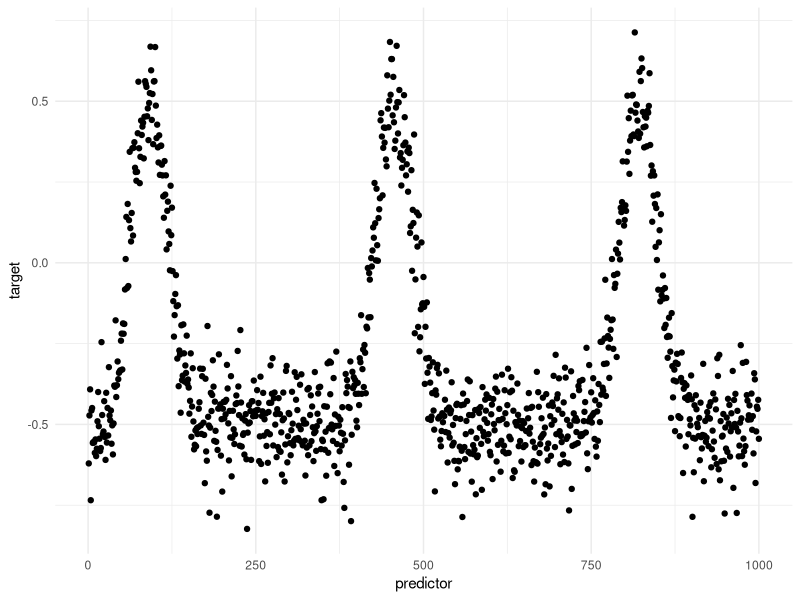
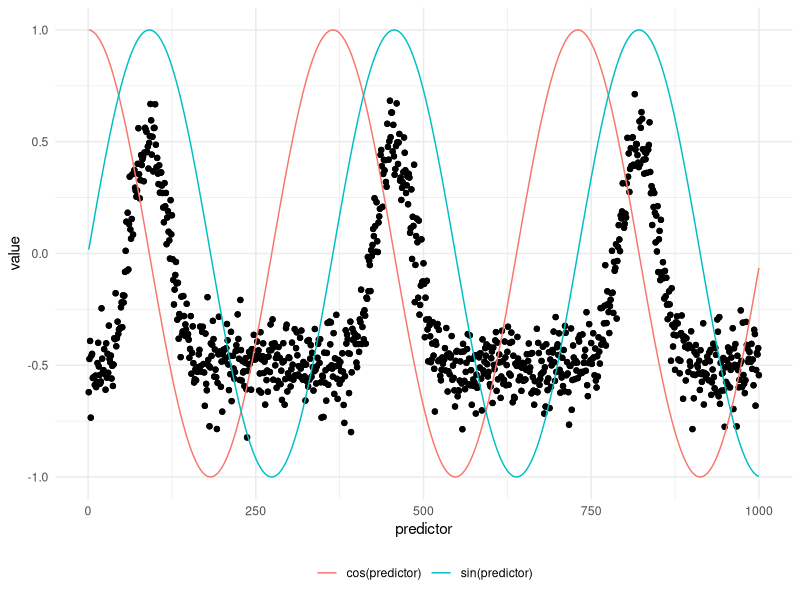
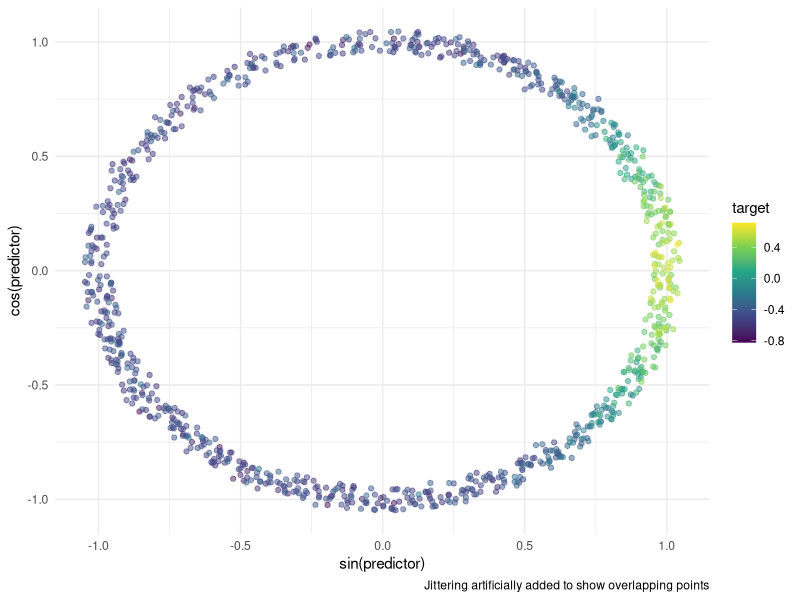
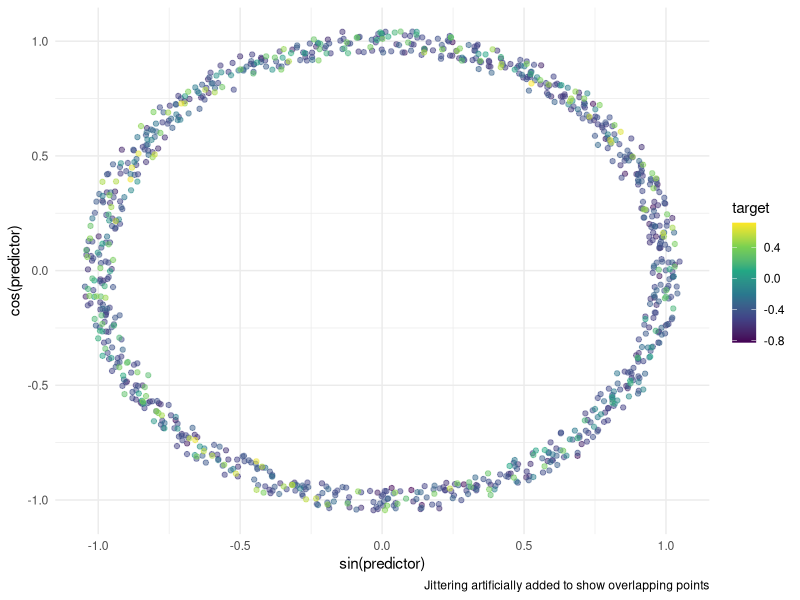
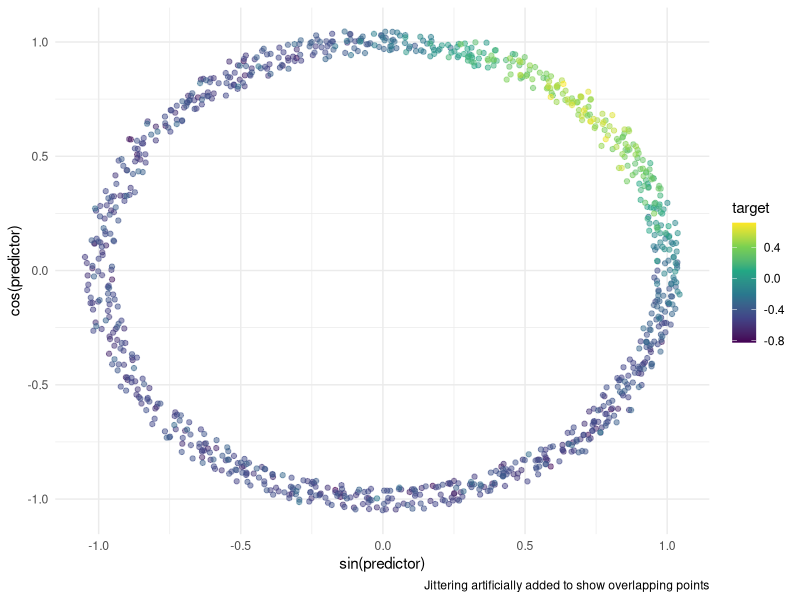
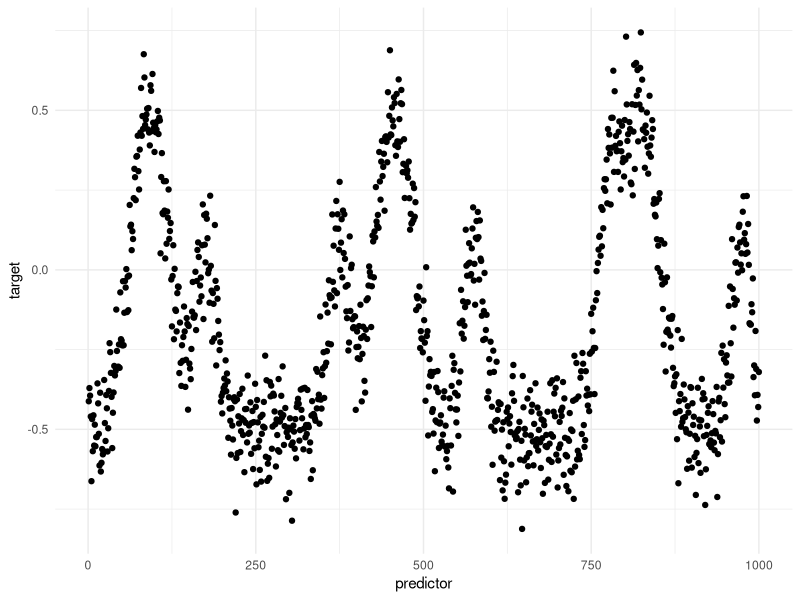
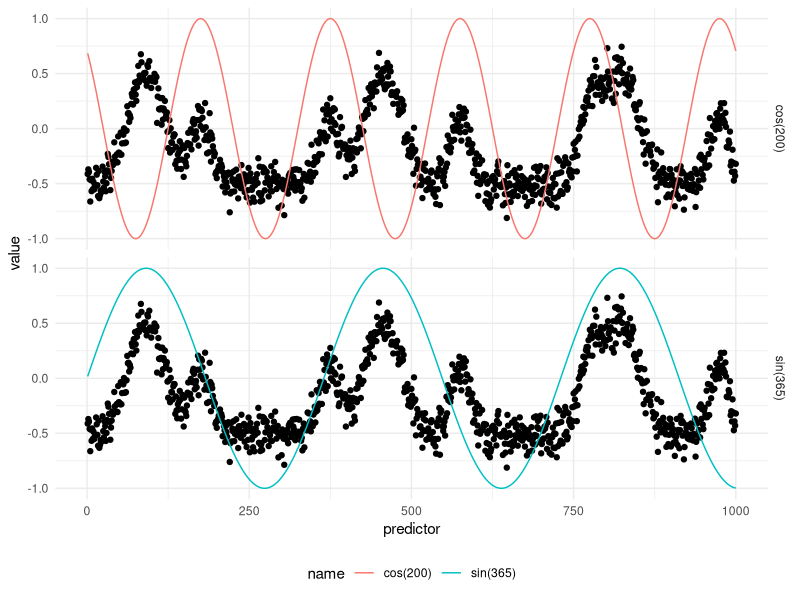

Source code (R) for these figures, in order:
## ---- chunk 1
#| label: toy_data
library(tidyverse)
set.seed(1234)

toy_data <- tibble(
  predictor = 1:1000
) |>
  mutate(target = pmax(sin(predictor / 365 * pi * 2), 0) ^ 4 + 
                  rnorm(n(), sd = 0.1) - 0.5) |>
  arrange(target)
## ---- chunk 2
#| label: fig-trig-predictor-outcome
#| echo: false
#| message: false
#| fig-cap: |
#|   Strong periodic signal every 365 values along predictor.
#| fig-alt: |
#|   Scatter chart. Predictor along the x-axis and outcome along the y-axis.
#|   Points scatter around a constant low value of the target. At regular intervals,
#|   the curve swings up and back down.
toy_data |>
  ggplot(aes(predictor, target)) +
  geom_point() +
  theme_minimal()
## ---- chunk 3
#| label: fig-trig-predictor-outcome-sin-cos
#| echo: false
#| message: false
#| fig-cap: |
#|   Sin() curve perfectly captures peaks.
#| fig-alt: |
#|   Scatter and line chart. Predictor along the x-axis and outcome along the y-axis.
#|   Points scatter around a constant low value of the target. At regular intervals,
#|   the curve swings up and back down.
#|   Two colored curves, one called sine and one called cosine. The sine curve
#|   perfectly captures all the peaks of the data set. The cosine curves follows
#|   behind by 1 forth cycle.
library(recipes)
recipe(target ~ predictor, toy_data) |>
    step_harmonic(predictor, cycle_size = 365, frequency = 1, keep_original_cols = TRUE) |>
    prep() |>
    bake(new_data = NULL) |>
    rename(`sin(predictor)` = predictor_sin_1, `cos(predictor)` = predictor_cos_1) |>
    pivot_longer(-c(predictor, target)) |>
    ggplot(aes(predictor, value, color = name)) +
    geom_point(aes(predictor, target), color = "black") +
    geom_line() +
    labs(color = NULL) +
    theme_minimal() +
    theme(legend.position = "bottom")
## ---- chunk 4
#| label: fig-trig-predictor-outcome-circle
#| echo: false
#| message: false
#| fig-cap: |
#|   Strong singal for sin(predictor)
#| fig-alt: |
#|   Scatter chart. sin(predictor) along the x-axis and cos(predictor) along the
#|   y-axis. Color is used to denote the target.
#|   The points are laid out in a perfect circle, with a small amount of jittering,
#|   artificially added to show overlapping points.
#|   The points on the right side of the circle have high values of target, the rest
#|   have low values.
library(recipes)
recipe(target ~ predictor, toy_data) |>
    step_harmonic(predictor, cycle_size = 365, frequency = 1) |>
    prep() |>
    bake(new_data = NULL) |>
    ggplot(aes(predictor_sin_1, predictor_cos_1, color = target)) +
    geom_jitter(width = 0.05, height = 0.05, alpha = 0.5) +
    scale_color_viridis_c() +
    labs(
      x = "sin(predictor)", 
      y = "cos(predictor)",
      caption = "Jittering artificially added to show overlapping points"
    ) +
    theme_minimal()
## ---- chunk 5
#| label: fig-trig-predictor-outcome-circle-wrong
#| echo: false
#| message: false
#| fig-cap: |
#|   No signal detected
#| fig-alt: |
#|   Scatter chart. sin(predictor) along the x-axis and cos(predictor) along the
#|   y-axis. Color is used to denote the target.
#|   The points are laid out in a perfect circle, with a small amount of jittering,
#|   artificially added to show overlapping points.
#|   There is no decernable signal.
library(recipes)
recipe(target ~ predictor, toy_data) |>
    step_harmonic(predictor, cycle_size = 160, frequency = 1) |>
    prep() |>
    bake(new_data = NULL) |>
    ggplot(aes(predictor_sin_1, predictor_cos_1, color = target)) +
    geom_jitter(width = 0.05, height = 0.05, alpha = 0.5) +
    scale_color_viridis_c() +
    labs(
      x = "sin(predictor)", 
      y = "cos(predictor)",
      caption = "Jittering artificially added to show overlapping points"
    ) +
    theme_minimal()
## ---- chunk 6
#| label: fig-trig-predictor-outcome-circle-offset
#| echo: false
#| message: false
#| fig-cap: |
#|   No signal detected
#| fig-alt: |
#|   Scatter chart. sin(predictor) along the x-axis and cos(predictor) along the
#|   y-axis. Color is used to denote the target.
#|   The points are laid out in a perfect circle, with a small amount of jittering,
#|   artificially added to show overlapping points.
#|   The points on the top-right side of the circle have high values of target, 
#|   the rest have low values.
library(recipes)
recipe(target ~ predictor, toy_data) |>
    step_harmonic(predictor, cycle_size = 365, frequency = 1, starting_val = 45) |>
    prep() |>
    bake(new_data = NULL) |>
    ggplot(aes(predictor_sin_1, predictor_cos_1, color = target)) +
    geom_jitter(width = 0.05, height = 0.05, alpha = 0.5) +
    scale_color_viridis_c() +
    labs(
      x = "sin(predictor)", 
      y = "cos(predictor)",
      caption = "Jittering artificially added to show overlapping points"
    ) +
    theme_minimal()
## ---- chunk 7
#| label: toy_data_two
toy_data_two <- tibble(
  predictor = 1:1000
) |>
  mutate(target = pmax(sin(predictor / 365 * pi * 2), 0) ^ 4 + 
                  rnorm(n(), sd = 0.1) - 0.5) |>
  mutate(target = target + pmax(sin((predictor-125)/ 200 * pi * 2), 0) ^ 4 * 0.6) |>
  arrange(target)
## ---- chunk 8
#| label: fig-trig-predictor-outcome-two
#| echo: false
#| message: false
#| fig-cap: |
#|   Strong periodic signal every 365 and 200 values along predictor.
#| fig-alt: |
#|   Scatter chart. Predictor along the x-axis and outcome along the y-axis.
#|   Points scatter around a constant low value of the target. At regular intervals,
#|   the curve swings up and back down.
toy_data_two |>
  ggplot(aes(predictor, target)) +
  geom_point() +
  theme_minimal()
## ---- chunk 9
#| label: fig-trig-predictor-outcome-sin-cos-two
#| echo: false
#| message: false
#| fig-cap: |
#|   the two sin() curve perfectly captures peaks.
#| fig-alt: |
#|   Faceted Scatter and line chart. 
#|   Predictor along the x-axis and outcomee along the y-axis, facets along sine curves.
#|   Points scatter around a constant low value of the target. At regular intervals,
#|   the curve swings up and back down.
#|   Two colored curves one for each facet. Each curve capture the effect of a set of
#|   peaks.
recipe(target ~ predictor, toy_data_two) |>
    step_harmonic(predictor, cycle_size = 365, frequency = 1, keep_original_cols = TRUE) |>
    step_rename(predictor_sin_one = predictor_sin_1) |>
    step_rm(predictor_cos_1) |>
    step_harmonic(predictor, cycle_size = 200, frequency = 1, starting_val = 125, keep_original_cols = TRUE) |>
    step_rename(predictor_sin_two = predictor_sin_1) |>
    step_rm(predictor_cos_1) |>
    prep() |>
    bake(new_data = NULL) |>
    rename(`sin(365)` = predictor_sin_one, `cos(200)` = predictor_sin_two) |>
    pivot_longer(-c(predictor, target)) |>
    ggplot(aes(predictor, value, color = name)) +
    geom_point(aes(predictor, target), color = "black") +
    geom_line() +
    theme_minimal() +
    theme(legend.position = "bottom") +
    facet_grid(name ~ .)
